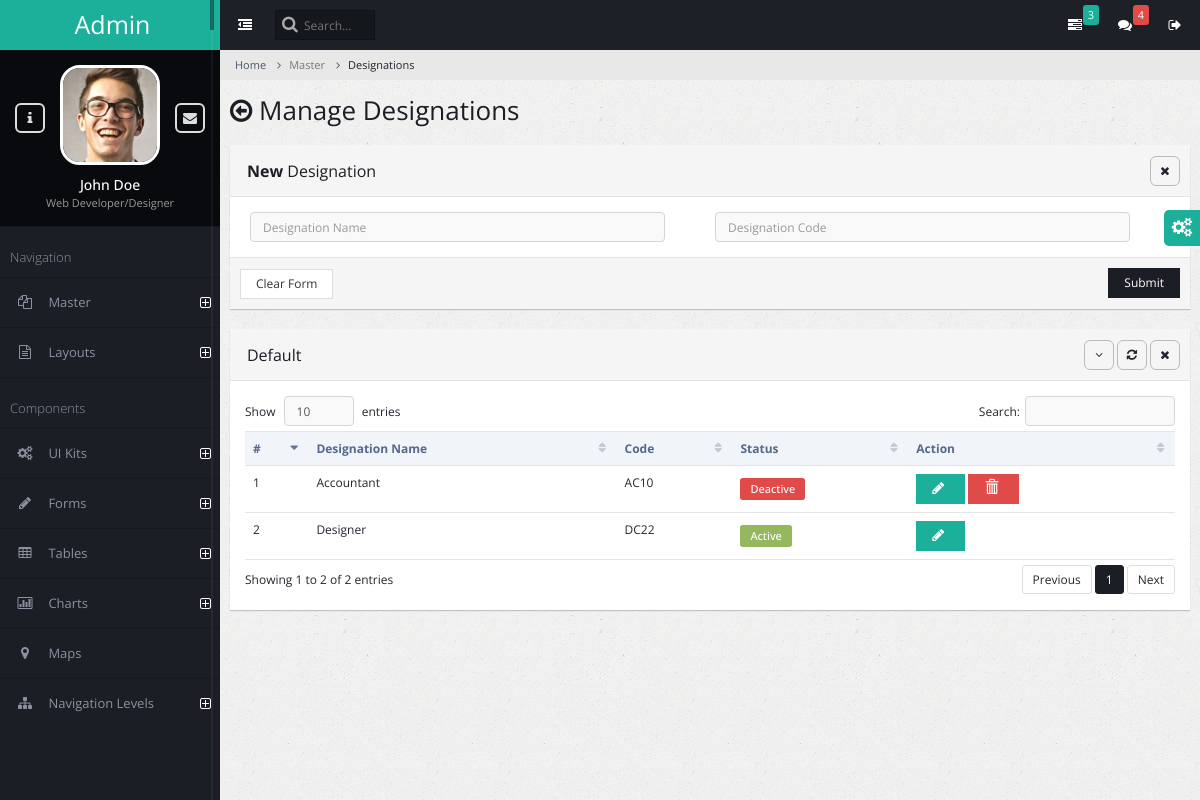
/designation/, run on the app's committed database.
### admin_master/models.py (models this page shows)
class AcademicDesignation(models.Model):
    designation_name = models.CharField(max_length=100)
    designation_code = models.CharField(max_length=10)
    is_active = models.BooleanField(default=True)

### admin_master/views.py (the view, shortened to what this page needs)
# urls.py: path('designation/', views.designation_manage,name="designation"),
def designation_manage(request):
    success_message=None
    error_message = None
    academic_designation = AcademicDesignation.objects.all()
    context = {
        'errormessage': error_message,
        'successmessage': success_message,
        'academic_designation': academic_designation,
    }
    return render(request, 'designation_manage.html',context)

### admin_master/templates/designation_manage.html (shortened to what this page needs)
{% extends 'admin_base.html' %}
{% block content %}
<ul class="breadcrumb">
    <li><a href="#">Home</a></li>
    <li class="active">Master</li>
    <li class="active">Designations</li>
</ul>
<div class="page-title">
    <h2><span class="fa fa-arrow-circle-o-left"></span> Manage Designations</h2>
</div>
<div class="page-content-wrap">
    <div class="row">
        <div class="col-md-12">
            <form class="form-horizontal" enctype="multipart/form-data" method="post">
            <div class="panel panel-default">
                <div class="panel-heading">
                    <h3 class="panel-title"><strong>New </strong> Designation</h3>
                    <ul class="panel-controls">
                        <li><a href="#" class="panel-remove"><span class="fa fa-times"></span></a></li>
                    </ul>
                </div>
                <div class="panel-body">
                    <div class="row">
                        <div class="col-md-6">
                            <div class="form-group">
                                <div class="col-md-11 col-xs-12">
                                    <input type="text" name="designation_name" class="form-control" autofocus placeholder="Designation Name"/>
                                </div>
                            </div>
                        </div>
                        <div class="col-md-6">
                            <div class="form-group">
                                <div class="col-md-11 col-xs-12">
                                    <input type="text" name="designation_code" required class="form-control" placeholder="Designation Code"/>
                                </div>
                            </div>
                        </div>
                    </div>
                </div>
                <div class="panel-footer">
                    <input type="reset" value="Clear Form" class="btn btn-default">
                    <button class="btn btn-primary pull-right">Submit</button>
                </div>
            </div>
            </form>
            <div class="panel panel-default">
                <div class="panel-heading">
                    <h3 class="panel-title">Default</h3>
                    <ul class="panel-controls">
                        <li><a href="#" class="panel-collapse"><span class="fa fa-angle-down"></span></a></li>
                        <li><a href="#" class="panel-refresh"><span class="fa fa-refresh"></span></a></li>
                        <li><a href="#" class="panel-remove"><span class="fa fa-times"></span></a></li>
                    </ul>
                </div>
                <div class="panel-body">
                    <table class="table datatable">
                        <thead>
                            <tr>
                                <th>#</th>
                                <th>Designation Name</th>
                                <th>Code</th>
                                <th>Status</th>
                                <th>Action</th>
                            </tr>
                        </thead>
                        <tbody>
                            {% for designation in academic_designation %}
                            <tr id="{{designation.id}}">
                                <td>{{ forloop.counter }}</td>
                                <td>{{ designation.designation_name }}</td>
                                <td>{{ designation.designation_code }}</td>
                                <td>
                                    {% if designation.is_active %}
                                    <span class="label label-success label-form">Active</span>
                                    {% else %}
                                    <span class="label label-danger label-form">Deactive</span>
                                    {% endif %}
                                </td>
                                <td>
                                    <button class="btn btn-info" onclick="edit_pop_designation({{designation.id}})">
                                        <span id ="spinner{{designation.id}}" class="fa fa-pencil"></span>
                                    </button>
                                    {% if not designation.is_active %}
                                    <a onclick="delete_designation({{designation.id}})">
                                        <button class="btn btn-danger">
                                            <span class="glyphicon glyphicon-trash"></span>
                                        </button>
                                    </a>
                                    {% endif %}
                                </td>
                            </tr>
                        {% endfor %}
                        </tbody>
                    </table>
                </div>
            </div>
        </div>
    </div>
</div>
{% endblock %}

### data on the page
AcademicDesignation: designation_name "Accountant", designation_code "AC10", is_active "Deactive"
AcademicDesignation: designation_name "Designer", designation_code "DC22", is_active "Active"
